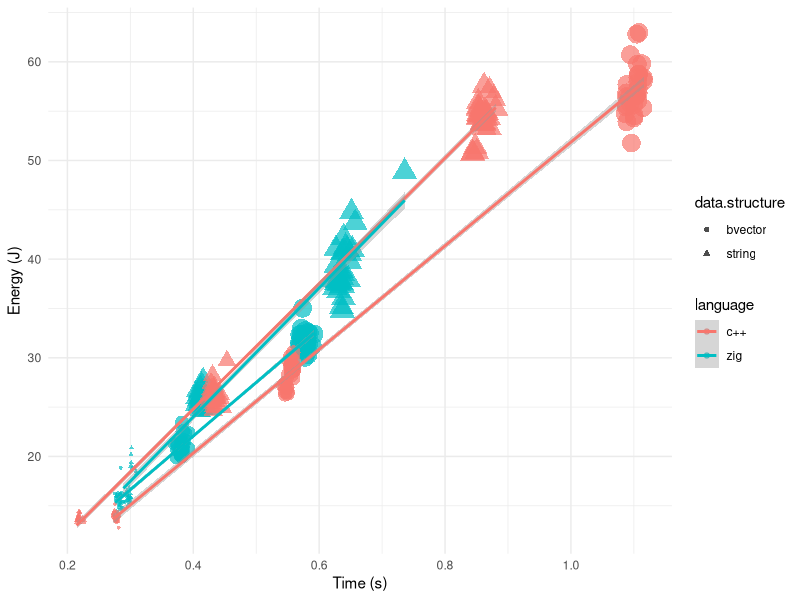
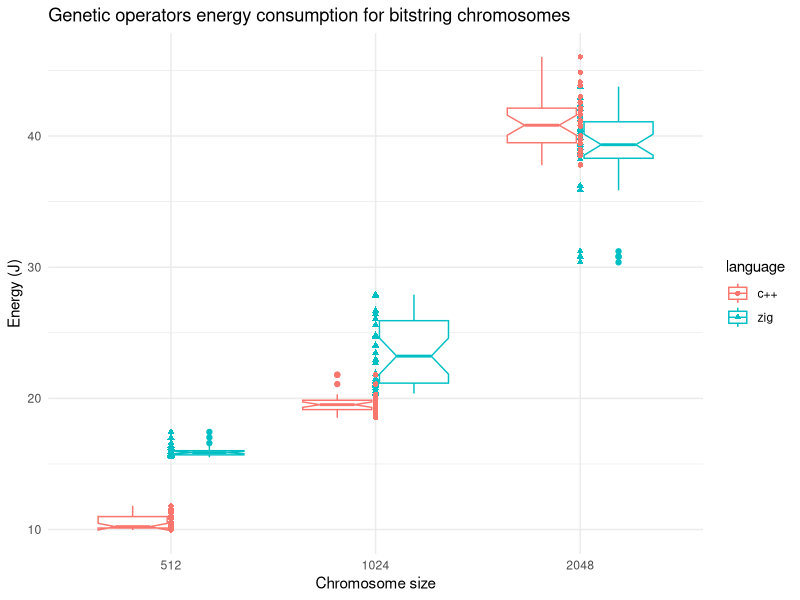
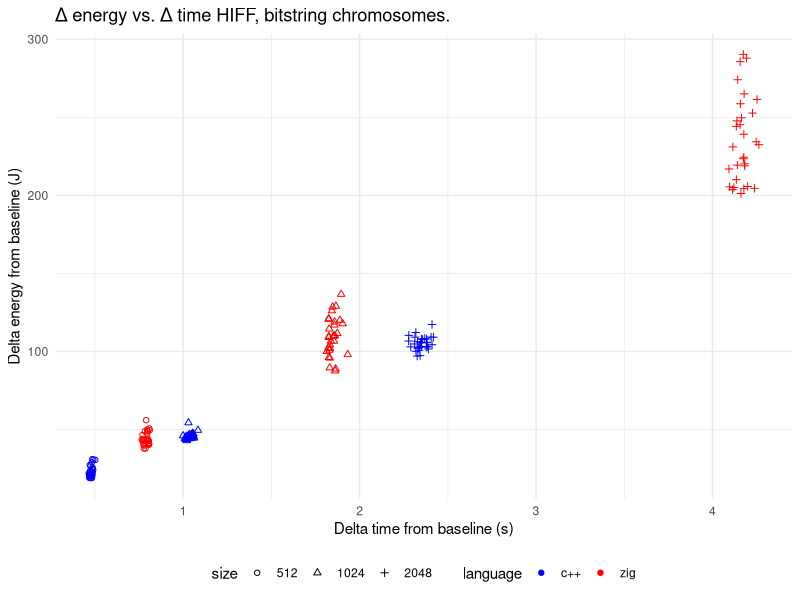

These figures' R source, in order:
## ----energy.sac.generation, echo=FALSE, message=FALSE, fig.height=2.75, fig.cap="Energy vs. time for the chromosome generation problem. Point size changes with chromosome size."----
library(knitr)
zig.gen.bool <- read.csv("../data/sac-gen-bool-25-Sep-19-46-01.csv")
zig.gen.bool$data.structure <- "bvector"
zig.gen.string <- read.csv("../data/sac-gen-string-25-Sep-19-44-59.csv")
zig.gen.string$data.structure <- "string"
cpp.gen.bool <- read.csv("../data/c++-bvector-gen.csv")
cpp.gen.bool$data.structure <- "bvector"
cpp.gen.string <- read.csv("../data/cpp-string-27-Sep-20-36-43.csv")
cpp.gen.string$data.structure <- "string"

gen.data <- rbind(zig.gen.bool, zig.gen.string, cpp.gen.bool, cpp.gen.string)
gen.data$language <- c(rep("zig", nrow(zig.gen.bool)), rep("zig", nrow(zig.gen.string)), rep("c++", nrow(cpp.gen.bool)), rep("c++", nrow(cpp.gen.string)))
gen.data$point.size <- log2(gen.data$size)-7

library(dplyr)
gen.data %>% group_by(language, data.structure, size ) %>% summarise(mean(PKG), sd(PKG), mean(seconds), sd(seconds)) -> gen.data.summary

library(ggplot2)

energy_vs_time <- ggplot(gen.data, aes(x=seconds, y=PKG, color=language)) +
    geom_point(aes(fill=data.structure, shape=data.structure, size=point.size), alpha=0.7, stroke=0.5) +
    theme_minimal() +
    geom_smooth(method="lm", aes(group=interaction(language, data.structure))) +
    labs(x="Time (s)", y="Energy (J)") +
    guides(size="none")

ggsave("../img/energy_vs_time.png", energy_vs_time, width=6, height=4)

gen.data$size <- as.factor(gen.data$size)


## ----energy.sac.ops, echo=FALSE, message=FALSE, fig.height=2.75, fig.cap="Boxplot of PKG energy consumption using the bit string chromosome for the two languages and different sizes",  fig.align="center"----
zig.ops.bool <- read.csv("../data/sac-2025-zig-ops-bool.csv")
zig.ops.bool$data.structure <- "bvector"
zig.ops.bool$delta.PKG <- zig.ops.bool$PKG - c(rep(gen.data.summary[gen.data.summary$language=="zig" & gen.data.summary$data.structure=="bvector" & gen.data.summary$size==512,]$`mean(PKG)`,30), rep(gen.data.summary[gen.data.summary$language=="zig" & gen.data.summary$data.structure=="bvector" & gen.data.summary$size==1024,]$`mean(PKG)`,30), rep(gen.data.summary[gen.data.summary$language=="zig" & gen.data.summary$data.structure=="bvector" & gen.data.summary$size==2048,]$`mean(PKG)`,30))
zig.ops.bool$delta.seconds <- zig.ops.bool$seconds - c(rep(gen.data.summary[gen.data.summary$language=="zig" & gen.data.summary$data.structure=="bvector" & gen.data.summary$size==512,]$`mean(seconds)`,30), rep(gen.data.summary[gen.data.summary$language=="zig" & gen.data.summary$data.structure=="bvector" & gen.data.summary$size==1024,]$`mean(seconds)`,30), rep(gen.data.summary[gen.data.summary$language=="zig" & gen.data.summary$data.structure=="bvector" & gen.data.summary$size==2048,]$`mean(seconds)`,30))
zig.ops.string <- read.csv("../data/sac-2025-zig-ops-string.csv")
zig.ops.string$data.structure <- "string"
zig.ops.string$delta.PKG <- zig.ops.string$PKG - c(rep(gen.data.summary[gen.data.summary$language=="zig" & gen.data.summary$data.structure=="string" & gen.data.summary$size==512,]$`mean(PKG)`,30), rep(gen.data.summary[gen.data.summary$language=="zig" & gen.data.summary$data.structure=="string" & gen.data.summary$size==1024,]$`mean(PKG)`,30), rep(gen.data.summary[gen.data.summary$language=="zig" & gen.data.summary$data.structure=="string" & gen.data.summary$size==2048,]$`mean(PKG)`,30))
zig.ops.string$delta.seconds <- zig.ops.string$seconds - c(rep(gen.data.summary[gen.data.summary$language=="zig" & gen.data.summary$data.structure=="string" & gen.data.summary$size==512,]$`mean(seconds)`,30), rep(gen.data.summary[gen.data.summary$language=="zig" & gen.data.summary$data.structure=="string" & gen.data.summary$size==1024,]$`mean(seconds)`,30), rep(gen.data.summary[gen.data.summary$language=="zig" & gen.data.summary$data.structure=="string" & gen.data.summary$size==2048,]$`mean(seconds)`,30))
cpp.ops.bool <- read.csv("../data/cpp-bool-ops-30-Sep-09-03-07.csv")
cpp.ops.bool$data.structure <- "bvector"
cpp.ops.bool$delta.PKG <- cpp.ops.bool$PKG - c(rep(gen.data.summary[gen.data.summary$language=="c++" & gen.data.summary$data.structure=="bvector" & gen.data.summary$size==512,]$`mean(PKG)`,30), rep(gen.data.summary[gen.data.summary$language=="c++" & gen.data.summary$data.structure=="bvector" & gen.data.summary$size==1024,]$`mean(PKG)`,30), rep(gen.data.summary[gen.data.summary$language=="c++" & gen.data.summary$data.structure=="bvector" & gen.data.summary$size==2048,]$`mean(PKG)`,30))
cpp.ops.bool$delta.seconds <- cpp.ops.bool$seconds - c(rep(gen.data.summary[gen.data.summary$language=="c++" & gen.data.summary$data.structure=="bvector" & gen.data.summary$size==512,]$`mean(seconds)`,30), rep(gen.data.summary[gen.data.summary$language=="c++" & gen.data.summary$data.structure=="bvector" & gen.data.summary$size==1024,]$`mean(seconds)`,30), rep(gen.data.summary[gen.data.summary$language=="c++" & gen.data.summary$data.structure=="bvector" & gen.data.summary$size==2048,]$`mean(seconds)`,30))
cpp.ops.string <- read.csv("../data/cpp-string-ops-30-Sep-09-00-11.csv")
cpp.ops.string$data.structure <- "string"
cpp.ops.string$delta.PKG <- cpp.ops.string$PKG - c(rep(gen.data.summary[gen.data.summary$language=="c++" & gen.data.summary$data.structure=="string" & gen.data.summary$size==512,]$`mean(PKG)`,30), rep(gen.data.summary[gen.data.summary$language=="c++" & gen.data.summary$data.structure=="string" & gen.data.summary$size==1024,]$`mean(PKG)`,30), rep(gen.data.summary[gen.data.summary$language=="c++" & gen.data.summary$data.structure=="string" & gen.data.summary$size==2048,]$`mean(PKG)`,30))
cpp.ops.string$delta.seconds <- cpp.ops.string$seconds - c(rep(gen.data.summary[gen.data.summary$language=="c++" & gen.data.summary$data.structure=="string" & gen.data.summary$size==512,]$`mean(seconds)`,30), rep(gen.data.summary[gen.data.summary$language=="c++" & gen.data.summary$data.structure=="string" & gen.data.summary$size==1024,]$`mean(seconds)`,30), rep(gen.data.summary[gen.data.summary$language=="c++" & gen.data.summary$data.structure=="string" & gen.data.summary$size==2048,]$`mean(seconds)`,30))

ops.data <- rbind(zig.ops.bool, zig.ops.string, cpp.ops.bool, cpp.ops.string)
ops.data$language <- c(rep("zig", nrow(zig.gen.bool)), rep("zig", nrow(zig.gen.string)), rep("c++", nrow(cpp.gen.bool)), rep("c++", nrow(cpp.gen.string)))
ops.data$point.size <- log2(ops.data$size)-7

ops.data %>% group_by(language, data.structure, size) %>% summarise(mean(delta.PKG), sd(delta.PKG), mean(delta.seconds), sd(delta.seconds)) -> ops.data.summary

# ggplot(ops.data, aes(x=delta.seconds, y=delta.PKG, color=language)) + geom_point(aes(fill=data.structure,shape=data.structure,size=point.size)) + theme_minimal() + labs(x="Time (s)", y="Energy (J)") + theme(legend.position="none")

ops.data$size <- as.factor(ops.data$size)
ops_energy_vs_chromosome_size <- ggplot(ops.data[ops.data$data.structure=="string",], aes(x=size, y=PKG, color=language)) + geom_boxplot(notch=T) + geom_point(aes(fill=language,shape=language)) + theme_minimal() + labs(x="Chromosome size", y="Energy (J)")+ggtitle("Genetic operators energy consumption for bitstring chromosomes")
ggsave("../img/ops-string-boxplot.png", ops_energy_vs_chromosome_size, width=6, height=4)
string.ops.data <- ops.data[ops.data$data.structure=="string",]
differences.512 <- t.test(string.ops.data[string.ops.data$size==512 & string.ops.data$language=="c++",]$PKG, string.ops.data[string.ops.data$size==512 & string.ops.data$language=="zig",]$PKG,alternative = "less")
differences.1024 <- t.test(string.ops.data[string.ops.data$size==1024 & string.ops.data$language=="c++",]$PKG, string.ops.data[string.ops.data$size==1024 & string.ops.data$language=="zig",]$PKG,alternative = "less")
differences.2048 <- t.test(string.ops.data[string.ops.data$size==2048 & string.ops.data$language=="c++",]$PKG, string.ops.data[string.ops.data$size==2048 & string.ops.data$language=="zig",]$PKG, alternative = "greater")
string.ops.data$power <- string.ops.data$PKG/string.ops.data$seconds


## ----energy.sac.hiff, echo=FALSE, message=FALSE, fig.height=2.75, fig.cap="Delta energy from baseline vs. delta time from baseline for the HIFF fitness function for bitstring chromosomes."----
zig.hiff.string <- read.csv("../data/sac-hiff-string-1-Oct-17-33-52.csv")
zig.hiff.string$delta.PKG <- zig.hiff.string$PKG - c(rep(gen.data.summary[gen.data.summary$language=="zig" & gen.data.summary$data.structure=="string" & gen.data.summary$size==512,]$`mean(PKG)`,30), rep(gen.data.summary[gen.data.summary$language=="zig" & gen.data.summary$data.structure=="string" & gen.data.summary$size==1024,]$`mean(PKG)`,30), rep(gen.data.summary[gen.data.summary$language=="zig" & gen.data.summary$data.structure=="string" & gen.data.summary$size==2048,]$`mean(PKG)`,30))
zig.hiff.string$delta.seconds <- zig.hiff.string$seconds - c(rep(gen.data.summary[gen.data.summary$language=="zig" & gen.data.summary$data.structure=="string" & gen.data.summary$size==512,]$`mean(seconds)`,30), rep(gen.data.summary[gen.data.summary$language=="zig" & gen.data.summary$data.structure=="string" & gen.data.summary$size==1024,]$`mean(seconds)`,30), rep(gen.data.summary[gen.data.summary$language=="zig" & gen.data.summary$data.structure=="string" & gen.data.summary$size==2048,]$`mean(seconds)`,30))
zig.hiff.string$language <- "zig"
cpp.hiff.string <- read.csv("../data/cpp-string-hiff-1-Oct-17-39-37.csv")
cpp.hiff.string$delta.PKG <- cpp.hiff.string$PKG - c(rep(gen.data.summary[gen.data.summary$language=="c++" & gen.data.summary$data.structure=="string" & gen.data.summary$size==512,]$`mean(PKG)`,30), rep(gen.data.summary[gen.data.summary$language=="c++" & gen.data.summary$data.structure=="string" & gen.data.summary$size==1024,]$`mean(PKG)`,30), rep(gen.data.summary[gen.data.summary$language=="c++" & gen.data.summary$data.structure=="string" & gen.data.summary$size==2048,]$`mean(PKG)`,30))
cpp.hiff.string$delta.seconds <- cpp.hiff.string$seconds - c(rep(gen.data.summary[gen.data.summary$language=="c++" & gen.data.summary$data.structure=="string" & gen.data.summary$size==512,]$`mean(seconds)`,30), rep(gen.data.summary[gen.data.summary$language=="c++" & gen.data.summary$data.structure=="string" & gen.data.summary$size==1024,]$`mean(seconds)`,30), rep(gen.data.summary[gen.data.summary$language=="c++" & gen.data.summary$data.structure=="string" & gen.data.summary$size==2048,]$`mean(seconds)`,30))
cpp.hiff.string$language <- "c++"

hiff.data <- rbind(zig.hiff.string, cpp.hiff.string)
hiff.data$size <- factor(hiff.data$size)
delta_energy_vs_time_hiff <- ggplot(hiff.data, aes(x=delta.seconds, y=delta.PKG, color=language, shape=size)) + geom_point() + theme_minimal() + labs(x="Delta time from baseline (s)", y="Delta energy from baseline (J)") + ggtitle("Δ energy vs. Δ time HIFF, bitstring chromosomes.") + scale_shape_manual(values=c(1,2,3)) + scale_color_manual(values=c("blue", "red")) + theme(legend.position="bottom")
ggsave("../img/delta_energy_vs_time_hiff.png", delta_energy_vs_time_hiff, width=6, height=4)

## ----sac.hiff.opsxjoule, echo=F, message=F---------------------------------------------------------
hiff.data$ops.joule <- 40000/hiff.data$delta.PKG

hiff.data %>% group_by(language, size) %>% summarise(`mean(delta.PKG)`=mean(delta.PKG), `sd(delta.PKG)`=sd(delta.PKG), `mean(delta.seconds)`=mean(delta.seconds), `sd(delta.seconds)`=sd(delta.seconds), `mean(ops.joule)`=mean(ops.joule), `sd(ops.joule)`=sd(ops.joule)) -> hiff.data.summary

library(kableExtra)

hiff.data.summary$Joules <- paste0(round(hiff.data.summary$`mean(delta.PKG)`,2), " (", round(hiff.data.summary$`sd(delta.PKG)`,2), ")")
hiff.data.summary$"Ops per Joule" <- paste0(round(hiff.data.summary$`mean(ops.joule)`,2), " (", round(hiff.data.summary$`sd(ops.joule)`,2), ")")

hiff.data.summary %>% select(language, size, Joules, "Ops per Joule") %>% arrange(size) %>% kable(digits=2, caption="\\protect\\label{tab:opsxjoule}Comparison of c++ and zig, HIFF function") %>% kable_styling(full_width = F)
